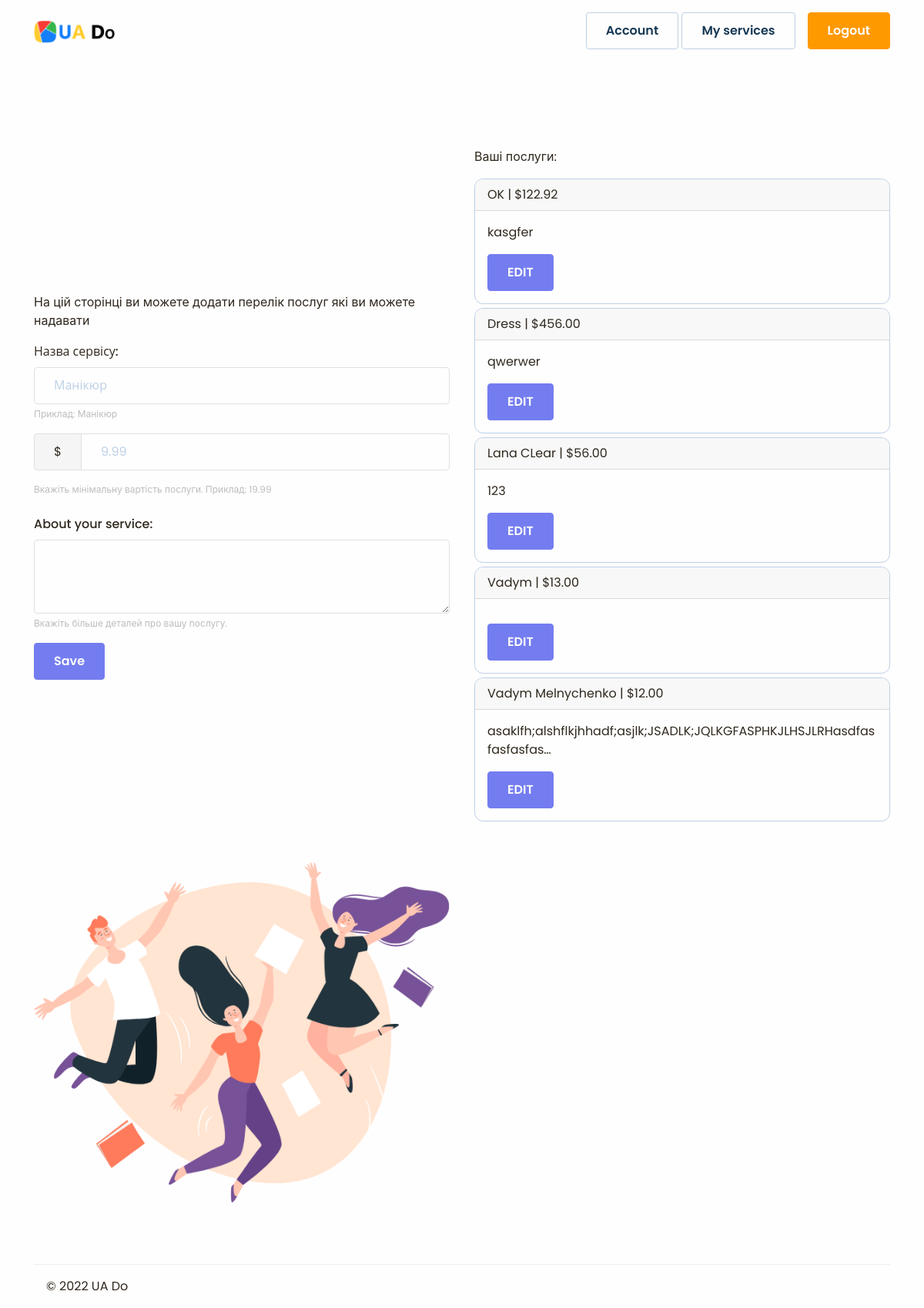
The app's page /services/ (signed in) with its own data.
### beauty/models.py (models this page shows)
class ServiceType(models.Model):
    name = models.CharField(verbose_name='Service', max_length=64)
    price = models.DecimalField(max_digits=6, decimal_places=2, default=1.0)
    description = models.TextField()
    owner = models.ForeignKey('Business', on_delete=models.CASCADE)

### website/views.py (the view, shortened to what this page needs)
# urls.py: path('services/', views.services_view, name='services'),
def services_view(request):
    if not request.user.is_authenticated:
        return HttpResponseRedirect(reverse(login_view))
    services = ServiceType.objects.filter(owner=Business.objects.get(owner=request.user)).order_by('-id')
    return render(request, 'website/services.html', context={'service_data': ServiceTypeForm, 'services': services})

### website/templates/website/services.html (shortened to what this page needs)
{% extends 'website/base.html' %}
{% load static %}
{% block content %}
<section class="pt-7">
    <div class="container">
        <div class="row align-items-center">
            <div class="col-md-6 text-md-start text-center py-6">
                <div>
                    <p>На цій сторінці ви можете додати перелік послуг які ви можете надавати</p>
                </div>
                <form action="{% url 'services' %}" method="post">
                    <div class="mb-3">
                        <label for="exampleFormControlInput1" class="form-label">Назва сервісу:</label>
                        <input name="{{ service_data.name.name }}" type="text" class="form-control"
                               id="exampleFormControlInput1" placeholder="Манікюр">
                        <div id="emailHelp" class="form-text">Приклад: Манікюр</div>
                    </div>
                    <div class="input-group mb-3">
                        <span class="input-group-text" id="basic-addon1">$</span>
                        <input name="{{ service_data.price.name }}" type="number" step=".01" min="0"
                               class="form-control"
                               placeholder="9.99"
                               aria-label="Username"
                               aria-describedby="basic-addon1">
                    </div>
                    <div class="form-text">Вкажіть мінімальну вартість послуги. Приклад: 19.99</div>
                    <br>
                    <div class="mb-3">
                        <label for="exampleFormControlTextarea1" class="form-label">About your service:</label>
                        <textarea name="{{ service_data.description.name }}" class="form-control"
                                  id="exampleFormControlTextarea1" rows="3">{{ service_data.about.value }}</textarea>
                        <div class="form-text">Вкажіть більше деталей про вашу послугу.</div>
                    </div>
                    <button type="submit" class="btn btn-primary">Save</button>
                </form>
            </div>
            <div class="col-md-6 text-md-start text-center py-6">
                <p>Ваші послуги:</p>
                {% for service in services %}
                <div class="card" style="border: solid; border-width: 1px; border-color: #BCD0E5; margin-bottom: 5px;">
                    <div class="card-header">
                        {{ service.name }} | ${{ service.price }}
                    </div>
                    <div class="card-body">
                        <p class="card-text">{{ service.description|truncatechars:70 }}</p>
                        <a href="{% url 'edit_service' service.id %}" class="btn btn-primary">EDIT</a>
                    </div>
                </div>
                {% endfor %}
            </div >
            <div class="col-md-6 text-end">
                <img class="pt-7 pt-md-0 img-fluid" src="{% static 'website/assets/img/hero/hero-img.png' %}" alt=""/>
            </div>
        </div>
    </div>
</section>
{% endblock %}

### records on screen
ServiceType: name "OK", price "122.92", description "kasgfer"
ServiceType: name "Dress", price "456.00", description "qwerwer"
ServiceType: name "Lana CLear", price "56.00", description "123"
ServiceType: name "Vadym", price "13.00"
ServiceType: name "Vadym Melnychenko", price "12.00", description "asaklfh;alshflkjhhadf;asjlk;JSADLK;JQLKGFASPHKJLHSJLRHasdfasfasfasfas…"
